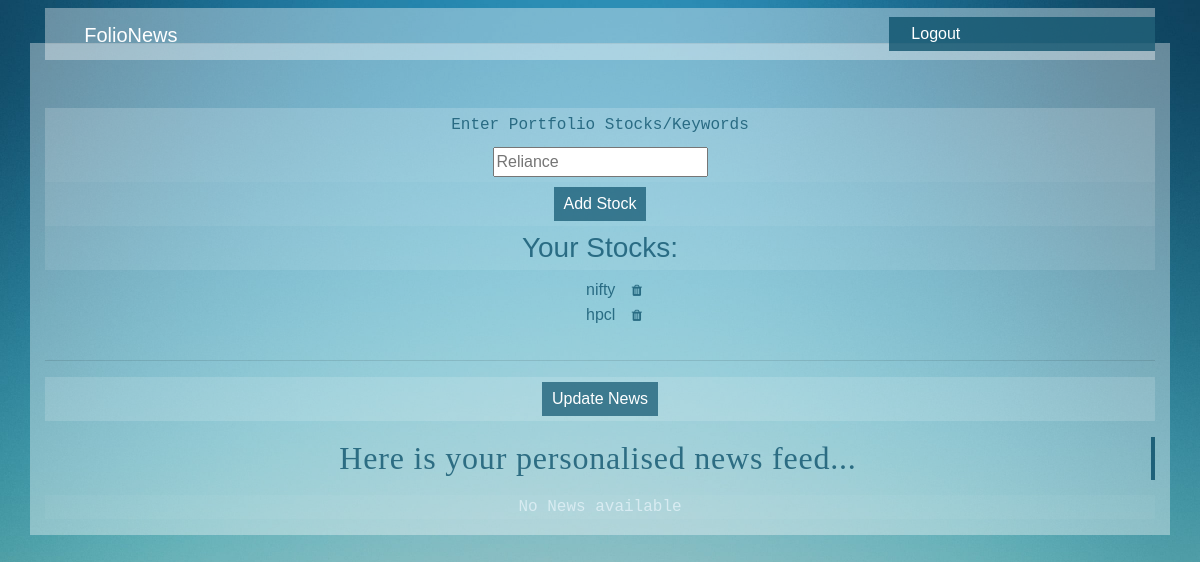
/main/ (signed in), run on an earlier commit of the app's database.
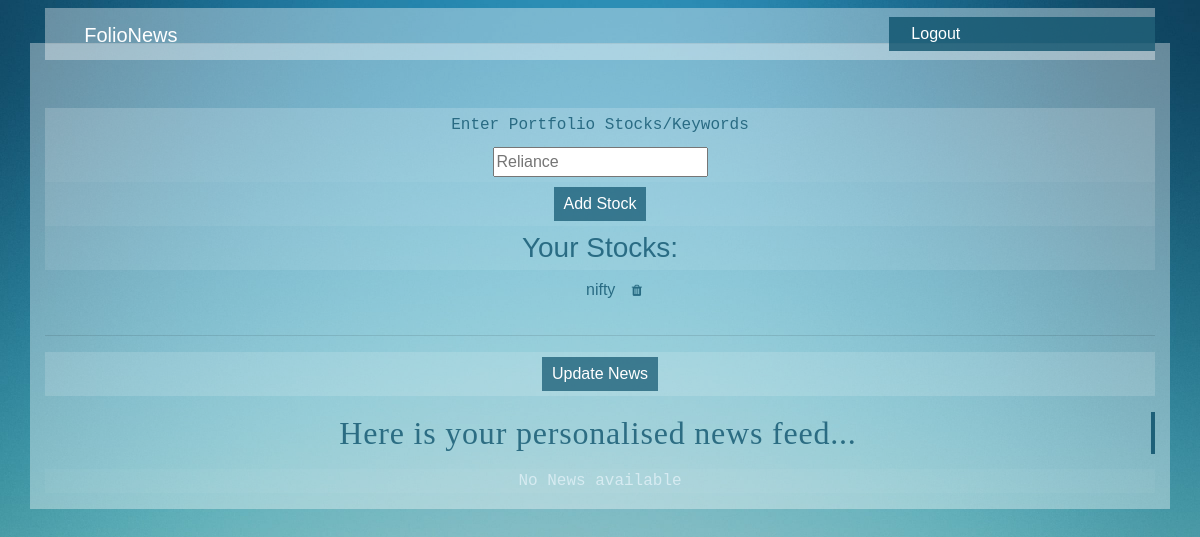
And on a later commit of the database.
### main/models.py (models this page shows, shortened)
class Stock(models.Model):
    name = models.CharField(max_length=200)
    user_name = models.ForeignKey(User, on_delete=models.CASCADE)

### main/views.py (the view)
# urls.py: path('',include("main.urls")),
@login_required
def main(request):
    User = get_user_model()
    logged_in_user = request.user
    stock_list = User.objects.filter(pk=logged_in_user.pk).values_list('stock__name', flat=True)
    template = loader.get_template("main/main.html")
    context = {
        "stock_list": stock_list,
    }
    return HttpResponse(template.render(context, request))

### main/templates/main/main.html (shortened to what this page needs)
{% load static %}
{% load crispy_forms_tags %}
<html>
    <head>
    <link rel="stylesheet" href="https://cdn.jsdelivr.net/npm/bootstrap@4.0.0/dist/css/bootstrap.min.css">
        <link rel="stylesheet" type="text/css" href="{% static 'main/main.css' %}">
        <link rel="stylesheet" href="https://cdnjs.cloudflare.com/ajax/libs/font-awesome/4.7.0/css/font-awesome.min.css">
        </head>
    <body>
    <header class="site-header">
        <nav class="navbar navbar-expand-md navbar-dark bg-steel fixed-top">
          <div class="container">
            <div class="navbar-brand mr-4">FolioNews</div>
            <div class="collapse navbar-collapse" id="navbarToggle">
              <div class="navbar-nav">
                 {% if user.is_authenticated %}
                <a class="nav-item nav-link" href="{% url 'logout'%}"style="color:white">Logout</a>
                {% else %}
                <a class="nav-item nav-link" href="{% url 'login'%}"style="color:white">Login</a>
                <a class="nav-item nav-link" href="{% url 'register'%}"style="color:white">Register</a>
                {% endif %}
              </div>
            </div>
          </div>
        </nav>
      </header>
        <div class='container' id='second'>
        <hr>
        <form action="{% url 'saveStock' %}" method="POST" id="saveStockForm">
          <br>
          <br>
            <label for="sname" class="sname" style="font-family:monospace;">Enter Portfolio Stocks/Keywords</label>
            <div class="sname">
            <input type="text" id="sname" placeholder="Reliance" name="stock_name">
            </div>
            <div class="submitdiv">
            <input type="submit" class="submitbutton" value="Add Stock" id="submit_button">
            </div>
        </form>
        <h3>Your Stocks:</h3>
        <table class="table1">
          {% if stock_list%}
          <ul style="list-style: none;">
            {% for stock in stock_list %}
          <li >{{ stock }}
            <form action="{% url 'delete' stock %}" method="POST" style="display: inline;" class="deleteStockForm">
            <button type="submit" class="btn btn-link">
              <i class="fa fa-trash"></i>
          </button>
          </form>
          </li>
          {% endfor %}
          </ul>
          {%else%}
          <p style="font-family:monospace; color:rgba(240, 248, 255, 0.618)">No Stocks available</p>
          {%endif%}
            </table>
        <hr class="hr1">
        <form action="{% url 'update' %}" method="POST" id="updateForm">
            <div class="submitdiv">
            <input type="submit" value="Update News" class="submitbutton">
            </div>
        </form>
        <h2 class="subhead" style="font-family:serif;">Here is your personalised news feed...</h2>
        <table class="newsClass">
          {% if news_list%}
          <ul style="list-style: none;" class="newsList">
            {% for item in news_list%}
            <li><a href="{{item.0}}" id="news">{{item.1}}</a></li>
            {%endfor%}
          </ul>
          {%else%}
          <p style="font-family:monospace;color:rgba(240, 248, 255, 0.618)">No News available</p>
          {%endif%}
            </table>
        </div>
        </body>
    </html>

What changed in the data, as far as the page shows it:
removed Stock: name "hpcl"
